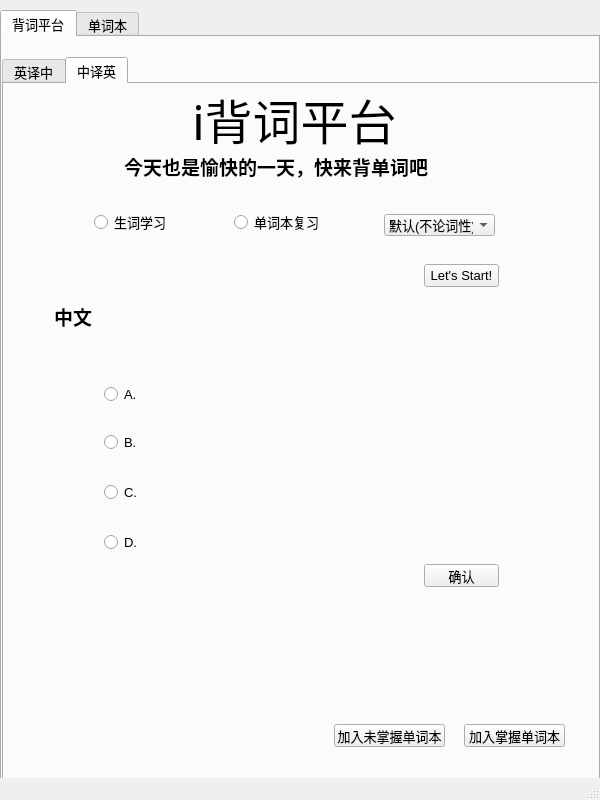
<?xml version="1.0" encoding="UTF-8"?>
<ui version="4.0">
 <class>MainWindow</class>
 <widget class="QMainWindow" name="MainWindow">
  <property name="geometry">
   <rect>
    <x>0</x>
    <y>0</y>
    <width>600</width>
    <height>800</height>
   </rect>
  </property>
  <property name="windowTitle">
   <string>MainWindow</string>
  </property>
  <widget class="QWidget" name="centralwidget">
   <widget class="QTabWidget" name="tabWidget_main">
    <property name="geometry">
     <rect>
      <x>0</x>
      <y>10</y>
      <width>600</width>
      <height>800</height>
     </rect>
    </property>
    <property name="sizePolicy">
     <sizepolicy hsizetype="Fixed" vsizetype="Fixed">
      <horstretch>0</horstretch>
      <verstretch>0</verstretch>
     </sizepolicy>
    </property>
    <property name="font">
     <font>
      <family>Segoe UI</family>
      <pointsize>10</pointsize>
     </font>
    </property>
    <property name="currentIndex">
     <number>0</number>
    </property>
    <widget class="QWidget" name="MainView">
     <attribute name="title">
      <string>背词平台</string>
     </attribute>
     <widget class="QTabWidget" name="Platform">
      <property name="geometry">
       <rect>
        <x>0</x>
        <y>20</y>
        <width>600</width>
        <height>800</height>
       </rect>
      </property>
      <property name="currentIndex">
       <number>1</number>
      </property>
      <widget class="QWidget" name="E2C">
       <attribute name="title">
        <string>英译中</string>
       </attribute>
       <widget class="QLabel" name="E2C_Title">
        <property name="geometry">
         <rect>
          <x>190</x>
          <y>10</y>
          <width>201</width>
          <height>51</height>
         </rect>
        </property>
        <property name="sizePolicy">
         <sizepolicy hsizetype="Fixed" vsizetype="Fixed">
          <horstretch>0</horstretch>
          <verstretch>0</verstretch>
         </sizepolicy>
        </property>
        <property name="font">
         <font>
          <family>方正舒体</family>
          <pointsize>36</pointsize>
          <weight>50</weight>
          <bold>false</bold>
         </font>
        </property>
        <property name="autoFillBackground">
         <bool>false</bool>
        </property>
        <property name="text">
         <string>i背词平台</string>
        </property>
        <property name="alignment">
         <set>Qt::AlignCenter</set>
        </property>
       </widget>
       <widget class="QLabel" name="E2C_View_Hint">
        <property name="geometry">
         <rect>
          <x>120</x>
          <y>70</y>
          <width>320</width>
          <height>25</height>
         </rect>
        </property>
        <property name="sizePolicy">
         <sizepolicy hsizetype="Fixed" vsizetype="Fixed">
          <horstretch>0</horstretch>
          <verstretch>0</verstretch>
         </sizepolicy>
        </property>
        <property name="font">
         <font>
          <pointsize>14</pointsize>
          <weight>75</weight>
          <italic>false</italic>
          <bold>true</bold>
         </font>
        </property>
        <property name="text">
         <string>今天也是愉快的一天，快来背单词吧</string>
        </property>
       </widget>
       <widget class="QComboBox" name="E2C_Attribute_ComboBox">
        <property name="geometry">
         <rect>
          <x>380</x>
          <y>130</y>
          <width>111</width>
          <height>22</height>
         </rect>
        </property>
        <item>
         <property name="text">
          <string>默认(不论词性)</string>
         </property>
        </item>
        <item>
         <property name="text">
          <string>形容词/副词</string>
         </property>
        </item>
        <item>
         <property name="text">
          <string>名词</string>
         </property>
        </item>
        <item>
         <property name="text">
          <string>动词</string>
         </property>
        </item>
        <item>
         <property name="text">
          <string>其他</string>
         </property>
        </item>
       </widget>
       <widget class="QRadioButton" name="E2C_ReviewButton">
        <property name="geometry">
         <rect>
          <x>230</x>
          <y>130</y>
          <width>89</width>
          <height>16</height>
         </rect>
        </property>
        <property name="text">
         <string>单词本复习</string>
        </property>
        <attribute name="buttonGroup">
         <string notr="true">E2C_LearnOrReview</string>
        </attribute>
       </widget>
       <widget class="QRadioButton" name="E2C_LearnButton">
        <property name="geometry">
         <rect>
          <x>90</x>
          <y>130</y>
          <width>71</width>
          <height>16</height>
         </rect>
        </property>
        <property name="text">
         <string>生词学习</string>
        </property>
        <attribute name="buttonGroup">
         <string notr="true">E2C_LearnOrReview</string>
        </attribute>
       </widget>
       <widget class="QLabel" name="E2C_The_EnglishWord_Hint">
        <property name="geometry">
         <rect>
          <x>50</x>
          <y>220</y>
          <width>41</width>
          <height>25</height>
         </rect>
        </property>
        <property name="sizePolicy">
         <sizepolicy hsizetype="Fixed" vsizetype="Fixed">
          <horstretch>0</horstretch>
          <verstretch>0</verstretch>
         </sizepolicy>
        </property>
        <property name="font">
         <font>
          <pointsize>14</pointsize>
          <weight>75</weight>
          <italic>false</italic>
          <bold>true</bold>
         </font>
        </property>
        <property name="text">
         <string>单词</string>
        </property>
       </widget>
       <widget class="QLabel" name="E2C_The_EnglishWord">
        <property name="geometry">
         <rect>
          <x>290</x>
          <y>220</y>
          <width>181</width>
          <height>25</height>
         </rect>
        </property>
        <property name="sizePolicy">
         <sizepolicy hsizetype="Fixed" vsizetype="Fixed">
          <horstretch>0</horstretch>
          <verstretch>0</verstretch>
         </sizepolicy>
        </property>
        <property name="font">
         <font>
          <pointsize>14</pointsize>
          <weight>75</weight>
          <italic>false</italic>
          <bold>true</bold>
         </font>
        </property>
        <property name="text">
         <string/>
        </property>
       </widget>
       <widget class="QRadioButton" name="E2C_A">
        <property name="geometry">
         <rect>
          <x>100</x>
          <y>300</y>
          <width>400</width>
          <height>21</height>
         </rect>
        </property>
        <property name="text">
         <string>A. </string>
        </property>
       </widget>
       <widget class="QRadioButton" name="E2C_B">
        <property name="geometry">
         <rect>
          <x>100</x>
          <y>350</y>
          <width>400</width>
          <height>16</height>
         </rect>
        </property>
        <property name="text">
         <string>B. </string>
        </property>
       </widget>
       <widget class="QRadioButton" name="E2C_C">
        <property name="geometry">
         <rect>
          <x>100</x>
          <y>400</y>
          <width>400</width>
          <height>16</height>
         </rect>
        </property>
        <property name="text">
         <string>C. </string>
        </property>
       </widget>
       <widget class="QRadioButton" name="E2C_D">
        <property name="geometry">
         <rect>
          <x>100</x>
          <y>450</y>
          <width>400</width>
          <height>16</height>
         </rect>
        </property>
        <property name="text">
         <string>D. </string>
        </property>
       </widget>
       <widget class="QPushButton" name="E2C_NextButton">
        <property name="geometry">
         <rect>
          <x>420</x>
          <y>180</y>
          <width>75</width>
          <height>23</height>
         </rect>
        </property>
        <property name="text">
         <string>Let's Start!</string>
        </property>
       </widget>
       <widget class="QTextBrowser" name="E2C_Analyse">
        <property name="geometry">
         <rect>
          <x>40</x>
          <y>520</y>
          <width>521</width>
          <height>101</height>
         </rect>
        </property>
        <property name="layoutDirection">
         <enum>Qt::LeftToRight</enum>
        </property>
        <property name="styleSheet">
         <string notr="true">QTextEdit{ background:transparent;border-width:0;border-style:outset}</string>
        </property>
        <property name="html">
         <string>&lt;!DOCTYPE HTML PUBLIC &quot;-//W3C//DTD HTML 4.0//EN&quot; &quot;http://www.w3.org/TR/REC-html40/strict.dtd&quot;&gt;
&lt;html&gt;&lt;head&gt;&lt;meta name=&quot;qrichtext&quot; content=&quot;1&quot; /&gt;&lt;style type=&quot;text/css&quot;&gt;
p, li { white-space: pre-wrap; }
&lt;/style&gt;&lt;/head&gt;&lt;body style=&quot; font-family:'Segoe UI'; font-size:10pt; font-weight:400; font-style:normal;&quot;&gt;
&lt;p style=&quot;-qt-paragraph-type:empty; margin-top:0px; margin-bottom:0px; margin-left:0px; margin-right:0px; -qt-block-indent:0; text-indent:0px;&quot;&gt;&lt;br /&gt;&lt;/p&gt;&lt;/body&gt;&lt;/html&gt;</string>
        </property>
       </widget>
       <widget class="QPushButton" name="E2C_Havememoried">
        <property name="geometry">
         <rect>
          <x>460</x>
          <y>640</y>
          <width>101</width>
          <height>23</height>
         </rect>
        </property>
        <property name="text">
         <string>加入掌握单词本</string>
        </property>
       </widget>
       <widget class="QPushButton" name="E2C_Notmemoried">
        <property name="geometry">
         <rect>
          <x>330</x>
          <y>640</y>
          <width>111</width>
          <height>23</height>
         </rect>
        </property>
        <property name="text">
         <string>加入未掌握单词本</string>
        </property>
       </widget>
       <widget class="QPushButton" name="E2C_Go">
        <property name="geometry">
         <rect>
          <x>420</x>
          <y>480</y>
          <width>75</width>
          <height>23</height>
         </rect>
        </property>
        <property name="text">
         <string>确认</string>
        </property>
       </widget>
      </widget>
      <widget class="QWidget" name="C2E">
       <attribute name="title">
        <string>中译英</string>
       </attribute>
       <widget class="QRadioButton" name="C2E_B">
        <property name="geometry">
         <rect>
          <x>100</x>
          <y>350</y>
          <width>400</width>
          <height>16</height>
         </rect>
        </property>
        <property name="text">
         <string>B. </string>
        </property>
       </widget>
       <widget class="QPushButton" name="C2E_NextButton">
        <property name="geometry">
         <rect>
          <x>420</x>
          <y>180</y>
          <width>75</width>
          <height>23</height>
         </rect>
        </property>
        <property name="text">
         <string>Let's Start!</string>
        </property>
       </widget>
       <widget class="QRadioButton" name="C2E_D">
        <property name="geometry">
         <rect>
          <x>100</x>
          <y>450</y>
          <width>400</width>
          <height>16</height>
         </rect>
        </property>
        <property name="text">
         <string>D. </string>
        </property>
       </widget>
       <widget class="QLabel" name="C2E_Title">
        <property name="geometry">
         <rect>
          <x>190</x>
          <y>10</y>
          <width>201</width>
          <height>51</height>
         </rect>
        </property>
        <property name="sizePolicy">
         <sizepolicy hsizetype="Fixed" vsizetype="Fixed">
          <horstretch>0</horstretch>
          <verstretch>0</verstretch>
         </sizepolicy>
        </property>
        <property name="font">
         <font>
          <family>方正舒体</family>
          <pointsize>36</pointsize>
          <weight>50</weight>
          <bold>false</bold>
         </font>
        </property>
        <property name="autoFillBackground">
         <bool>false</bool>
        </property>
        <property name="text">
         <string>i背词平台</string>
        </property>
        <property name="alignment">
         <set>Qt::AlignCenter</set>
        </property>
       </widget>
       <widget class="QRadioButton" name="C2E_LearnButton">
        <property name="geometry">
         <rect>
          <x>90</x>
          <y>130</y>
          <width>71</width>
          <height>16</height>
         </rect>
        </property>
        <property name="text">
         <string>生词学习</string>
        </property>
       </widget>
       <widget class="QRadioButton" name="C2E_ReviewButton">
        <property name="geometry">
         <rect>
          <x>230</x>
          <y>130</y>
          <width>89</width>
          <height>16</height>
         </rect>
        </property>
        <property name="text">
         <string>单词本复习</string>
        </property>
       </widget>
       <widget class="QComboBox" name="C2E_Attribute_ComboBox">
        <property name="geometry">
         <rect>
          <x>380</x>
          <y>130</y>
          <width>111</width>
          <height>22</height>
         </rect>
        </property>
        <item>
         <property name="text">
          <string>默认(不论词性)</string>
         </property>
        </item>
        <item>
         <property name="text">
          <string>形容词/副词</string>
         </property>
        </item>
        <item>
         <property name="text">
          <string>名词</string>
         </property>
        </item>
        <item>
         <property name="text">
          <string>动词</string>
         </property>
        </item>
        <item>
         <property name="text">
          <string>其他</string>
         </property>
        </item>
       </widget>
       <widget class="QRadioButton" name="C2E_C">
        <property name="geometry">
         <rect>
          <x>100</x>
          <y>400</y>
          <width>400</width>
          <height>16</height>
         </rect>
        </property>
        <property name="text">
         <string>C. </string>
        </property>
       </widget>
       <widget class="QLabel" name="C2E_View_Hint">
        <property name="geometry">
         <rect>
          <x>120</x>
          <y>70</y>
          <width>320</width>
          <height>25</height>
         </rect>
        </property>
        <property name="sizePolicy">
         <sizepolicy hsizetype="Fixed" vsizetype="Fixed">
          <horstretch>0</horstretch>
          <verstretch>0</verstretch>
         </sizepolicy>
        </property>
        <property name="font">
         <font>
          <pointsize>14</pointsize>
          <weight>75</weight>
          <italic>false</italic>
          <bold>true</bold>
         </font>
        </property>
        <property name="text">
         <string>今天也是愉快的一天，快来背单词吧</string>
        </property>
       </widget>
       <widget class="QRadioButton" name="C2E_A">
        <property name="geometry">
         <rect>
          <x>100</x>
          <y>300</y>
          <width>400</width>
          <height>21</height>
         </rect>
        </property>
        <property name="text">
         <string>A. </string>
        </property>
       </widget>
       <widget class="QLabel" name="C2E_The_ChineseWords">
        <property name="geometry">
         <rect>
          <x>290</x>
          <y>220</y>
          <width>181</width>
          <height>25</height>
         </rect>
        </property>
        <property name="sizePolicy">
         <sizepolicy hsizetype="Fixed" vsizetype="Fixed">
          <horstretch>0</horstretch>
          <verstretch>0</verstretch>
         </sizepolicy>
        </property>
        <property name="font">
         <font>
          <pointsize>14</pointsize>
          <weight>75</weight>
          <italic>false</italic>
          <bold>true</bold>
         </font>
        </property>
        <property name="text">
         <string/>
        </property>
       </widget>
       <widget class="QLabel" name="C2E_The_ChineseWords_Hint">
        <property name="geometry">
         <rect>
          <x>50</x>
          <y>220</y>
          <width>41</width>
          <height>25</height>
         </rect>
        </property>
        <property name="sizePolicy">
         <sizepolicy hsizetype="Fixed" vsizetype="Fixed">
          <horstretch>0</horstretch>
          <verstretch>0</verstretch>
         </sizepolicy>
        </property>
        <property name="font">
         <font>
          <pointsize>14</pointsize>
          <weight>75</weight>
          <italic>false</italic>
          <bold>true</bold>
         </font>
        </property>
        <property name="text">
         <string>中文</string>
        </property>
       </widget>
       <widget class="QTextBrowser" name="C2E_Analyse">
        <property name="geometry">
         <rect>
          <x>40</x>
          <y>520</y>
          <width>521</width>
          <height>101</height>
         </rect>
        </property>
        <property name="layoutDirection">
         <enum>Qt::LeftToRight</enum>
        </property>
        <property name="styleSheet">
         <string notr="true">QTextEdit{ background:transparent;border-width:0;border-style:outset}</string>
        </property>
        <property name="html">
         <string>&lt;!DOCTYPE HTML PUBLIC &quot;-//W3C//DTD HTML 4.0//EN&quot; &quot;http://www.w3.org/TR/REC-html40/strict.dtd&quot;&gt;
&lt;html&gt;&lt;head&gt;&lt;meta name=&quot;qrichtext&quot; content=&quot;1&quot; /&gt;&lt;style type=&quot;text/css&quot;&gt;
p, li { white-space: pre-wrap; }
&lt;/style&gt;&lt;/head&gt;&lt;body style=&quot; font-family:'Segoe UI'; font-size:10pt; font-weight:400; font-style:normal;&quot;&gt;
&lt;p style=&quot;-qt-paragraph-type:empty; margin-top:0px; margin-bottom:0px; margin-left:0px; margin-right:0px; -qt-block-indent:0; text-indent:0px;&quot;&gt;&lt;br /&gt;&lt;/p&gt;&lt;/body&gt;&lt;/html&gt;</string>
        </property>
       </widget>
       <widget class="QPushButton" name="C2E_Notmemoried">
        <property name="geometry">
         <rect>
          <x>330</x>
          <y>640</y>
          <width>111</width>
          <height>23</height>
         </rect>
        </property>
        <property name="text">
         <string>加入未掌握单词本</string>
        </property>
       </widget>
       <widget class="QPushButton" name="C2E_Havememoried">
        <property name="geometry">
         <rect>
          <x>460</x>
          <y>640</y>
          <width>101</width>
          <height>23</height>
         </rect>
        </property>
        <property name="text">
         <string>加入掌握单词本</string>
        </property>
       </widget>
       <widget class="QPushButton" name="C2E_Go">
        <property name="geometry">
         <rect>
          <x>420</x>
          <y>480</y>
          <width>75</width>
          <height>23</height>
         </rect>
        </property>
        <property name="text">
         <string>确认</string>
        </property>
       </widget>
      </widget>
     </widget>
    </widget>
    <widget class="QWidget" name="WordList">
     <attribute name="title">
      <string>单词本</string>
     </attribute>
     <widget class="QTableWidget" name="Word_Watch">
      <property name="geometry">
       <rect>
        <x>30</x>
        <y>130</y>
        <width>521</width>
        <height>481</height>
       </rect>
      </property>
      <column>
       <property name="text">
        <string>单词</string>
       </property>
      </column>
      <column>
       <property name="text">
        <string>音标</string>
       </property>
      </column>
      <column>
       <property name="text">
        <string>词性</string>
       </property>
      </column>
      <column>
       <property name="text">
        <string>翻译</string>
       </property>
      </column>
     </widget>
     <widget class="QLabel" name="WordListTitle">
      <property name="geometry">
       <rect>
        <x>220</x>
        <y>0</y>
        <width>144</width>
        <height>51</height>
       </rect>
      </property>
      <property name="sizePolicy">
       <sizepolicy hsizetype="Fixed" vsizetype="Fixed">
        <horstretch>0</horstretch>
        <verstretch>0</verstretch>
       </sizepolicy>
      </property>
      <property name="font">
       <font>
        <family>方正舒体</family>
        <pointsize>36</pointsize>
        <weight>50</weight>
        <bold>false</bold>
       </font>
      </property>
      <property name="autoFillBackground">
       <bool>false</bool>
      </property>
      <property name="text">
       <string>单词本</string>
      </property>
      <property name="alignment">
       <set>Qt::AlignCenter</set>
      </property>
     </widget>
     <widget class="QRadioButton" name="All_wordsButton">
      <property name="geometry">
       <rect>
        <x>80</x>
        <y>70</y>
        <width>71</width>
        <height>16</height>
       </rect>
      </property>
      <property name="text">
       <string>所有词汇</string>
      </property>
      <attribute name="buttonGroup">
       <string notr="true">words_Ver_Selection</string>
      </attribute>
     </widget>
     <widget class="QRadioButton" name="Mastered_wordsButton">
      <property name="geometry">
       <rect>
        <x>230</x>
        <y>70</y>
        <width>89</width>
        <height>16</height>
       </rect>
      </property>
      <property name="text">
       <string>已掌握词汇</string>
      </property>
      <attribute name="buttonGroup">
       <string notr="true">words_Ver_Selection</string>
      </attribute>
     </widget>
     <widget class="QPushButton" name="wordlist_confirm">
      <property name="geometry">
       <rect>
        <x>480</x>
        <y>100</y>
        <width>75</width>
        <height>23</height>
       </rect>
      </property>
      <property name="text">
       <string>确定</string>
      </property>
     </widget>
     <widget class="QRadioButton" name="Notmastered_wordsButton">
      <property name="geometry">
       <rect>
        <x>380</x>
        <y>70</y>
        <width>89</width>
        <height>16</height>
       </rect>
      </property>
      <property name="text">
       <string>未掌握词汇</string>
      </property>
      <attribute name="buttonGroup">
       <string notr="true">words_Ver_Selection</string>
      </attribute>
     </widget>
    </widget>
   </widget>
  </widget>
  <widget class="QStatusBar" name="statusbar"/>
 </widget>
 <resources/>
 <connections/>
 <buttongroups>
  <buttongroup name="words_Ver_Selection"/>
  <buttongroup name="E2C_LearnOrReview"/>
 </buttongroups>
</ui>
